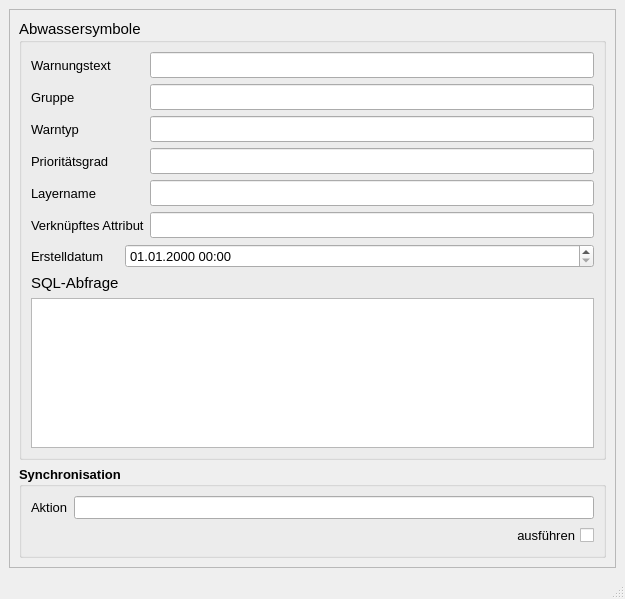
<?xml version="1.0" encoding="UTF-8"?>
<ui version="4.0">
 <class>MainWindow</class>
 <widget class="QMainWindow" name="MainWindow">
  <property name="geometry">
   <rect>
    <x>0</x>
    <y>0</y>
    <width>625</width>
    <height>599</height>
   </rect>
  </property>
  <property name="minimumSize">
   <size>
    <width>460</width>
    <height>540</height>
   </size>
  </property>
  <property name="font">
   <font>
    <family>Tahoma</family>
    <pointsize>10</pointsize>
   </font>
  </property>
  <property name="windowTitle">
   <string>Anbindung Direkteinleiter</string>
  </property>
  <property name="layoutDirection">
   <enum>Qt::LeftToRight</enum>
  </property>
  <widget class="QWidget" name="centralwidget">
   <layout class="QGridLayout" name="gridLayout">
    <item row="0" column="0">
     <widget class="QScrollArea" name="scrollArea">
      <property name="widgetResizable">
       <bool>true</bool>
      </property>
      <widget class="QWidget" name="scrollAreaWidgetContents">
       <property name="geometry">
        <rect>
         <x>0</x>
         <y>0</y>
         <width>601</width>
         <height>549</height>
        </rect>
       </property>
       <layout class="QGridLayout" name="gridLayout_2">
        <item row="0" column="0">
         <widget class="QGroupBox" name="groupBox_3">
          <property name="font">
           <font>
            <family>Tahoma</family>
            <pointsize>11</pointsize>
           </font>
          </property>
          <property name="title">
           <string>Abwassersymbole</string>
          </property>
          <layout class="QGridLayout" name="gridLayout_3">
           <item row="0" column="0">
            <widget class="QLabel" name="label_21">
             <property name="font">
              <font>
               <family>Tahoma</family>
               <pointsize>10</pointsize>
              </font>
             </property>
             <property name="text">
              <string>Warnungstext</string>
             </property>
             <property name="alignment">
              <set>Qt::AlignLeading|Qt::AlignLeft|Qt::AlignVCenter</set>
             </property>
            </widget>
           </item>
           <item row="0" column="2">
            <widget class="QLineEdit" name="warntext">
             <property name="font">
              <font>
               <family>Tahoma</family>
               <pointsize>11</pointsize>
              </font>
             </property>
             <property name="toolTip">
              <string>&lt;html&gt;&lt;head/&gt;&lt;body&gt;&lt;p&gt;Bezeichnung der Prüfung&lt;/p&gt;&lt;/body&gt;&lt;/html&gt;</string>
             </property>
             <property name="statusTip">
              <string>Bezeichnung der Prüfung</string>
             </property>
            </widget>
           </item>
           <item row="1" column="0">
            <widget class="QLabel" name="label_4">
             <property name="font">
              <font>
               <family>Tahoma</family>
               <pointsize>10</pointsize>
              </font>
             </property>
             <property name="text">
              <string>Gruppe</string>
             </property>
             <property name="alignment">
              <set>Qt::AlignLeading|Qt::AlignLeft|Qt::AlignVCenter</set>
             </property>
            </widget>
           </item>
           <item row="1" column="2">
            <widget class="QLineEdit" name="gruppe">
             <property name="font">
              <font>
               <family>Tahoma</family>
               <pointsize>11</pointsize>
              </font>
             </property>
             <property name="toolTip">
              <string>&lt;html&gt;&lt;head/&gt;&lt;body&gt;&lt;p&gt;Zuordnung zu einem Prüfungsthema&lt;/p&gt;&lt;/body&gt;&lt;/html&gt;</string>
             </property>
             <property name="statusTip">
              <string>Zuordnung zu einem Prüfungsthema</string>
             </property>
            </widget>
           </item>
           <item row="2" column="0">
            <widget class="QLabel" name="label_72">
             <property name="font">
              <font>
               <family>Tahoma</family>
               <pointsize>10</pointsize>
              </font>
             </property>
             <property name="text">
              <string>Warntyp</string>
             </property>
            </widget>
           </item>
           <item row="2" column="2">
            <widget class="QLineEdit" name="warntyp">
             <property name="font">
              <font>
               <family>Tahoma</family>
               <pointsize>11</pointsize>
              </font>
             </property>
             <property name="toolTip">
              <string>&lt;html&gt;&lt;head/&gt;&lt;body&gt;&lt;p&gt;Klassifizierung&lt;/p&gt;&lt;/body&gt;&lt;/html&gt;</string>
             </property>
             <property name="statusTip">
              <string>Klassifizierung</string>
             </property>
            </widget>
           </item>
           <item row="3" column="0">
            <widget class="QLabel" name="label_75">
             <property name="font">
              <font>
               <family>Tahoma</family>
               <pointsize>10</pointsize>
              </font>
             </property>
             <property name="text">
              <string>Prioritätsgrad</string>
             </property>
            </widget>
           </item>
           <item row="3" column="2">
            <widget class="QLineEdit" name="warnlevel">
             <property name="font">
              <font>
               <family>Tahoma</family>
               <pointsize>11</pointsize>
              </font>
             </property>
             <property name="toolTip">
              <string>&lt;html&gt;&lt;head/&gt;&lt;body&gt;&lt;p&gt;Prioritätsgrad (1: gering - 9: sehr wichtig)&lt;/p&gt;&lt;/body&gt;&lt;/html&gt;</string>
             </property>
             <property name="statusTip">
              <string>Prioritätsgrad (1: gering - 9: sehr wichtig)</string>
             </property>
            </widget>
           </item>
           <item row="4" column="0">
            <widget class="QLabel" name="label_73">
             <property name="font">
              <font>
               <family>Tahoma</family>
               <pointsize>10</pointsize>
              </font>
             </property>
             <property name="text">
              <string>Layername</string>
             </property>
            </widget>
           </item>
           <item row="4" column="2">
            <widget class="QLineEdit" name="layername">
             <property name="font">
              <font>
               <family>Tahoma</family>
               <pointsize>11</pointsize>
              </font>
             </property>
             <property name="toolTip">
              <string>&lt;html&gt;&lt;head/&gt;&lt;body&gt;&lt;p&gt;Name des untersuchten Layers&lt;/p&gt;&lt;/body&gt;&lt;/html&gt;</string>
             </property>
             <property name="statusTip">
              <string>Name des untersuchten Layers</string>
             </property>
            </widget>
           </item>
           <item row="5" column="0" colspan="2">
            <widget class="QLabel" name="label_74">
             <property name="font">
              <font>
               <family>Tahoma</family>
               <pointsize>10</pointsize>
              </font>
             </property>
             <property name="text">
              <string>Verknüpftes Attribut</string>
             </property>
            </widget>
           </item>
           <item row="5" column="2">
            <widget class="QLineEdit" name="attrname">
             <property name="font">
              <font>
               <family>Tahoma</family>
               <pointsize>11</pointsize>
              </font>
             </property>
             <property name="toolTip">
              <string>&lt;html&gt;&lt;head/&gt;&lt;body&gt;&lt;p&gt;Attribut zur Identifikation des Datensatzes (empfohlen: pk)&lt;/p&gt;&lt;/body&gt;&lt;/html&gt;</string>
             </property>
             <property name="statusTip">
              <string>Attribut zur Identifikation des Datensatzes (empfohlen: pk)</string>
             </property>
            </widget>
           </item>
           <item row="6" column="0">
            <widget class="QLabel" name="label_71">
             <property name="font">
              <font>
               <family>Tahoma</family>
               <pointsize>10</pointsize>
              </font>
             </property>
             <property name="text">
              <string>Erstelldatum</string>
             </property>
            </widget>
           </item>
           <item row="6" column="1" colspan="2">
            <widget class="QgsDateTimeEdit" name="createdat">
             <property name="font">
              <font>
               <family>Tahoma</family>
               <pointsize>10</pointsize>
              </font>
             </property>
             <property name="currentSection">
              <enum>QDateTimeEdit::DaySection</enum>
             </property>
             <property name="displayFormat">
              <string>dd.MM.yyyy HH:mm</string>
             </property>
            </widget>
           </item>
           <item row="7" column="0">
            <widget class="QLabel" name="label_15">
             <property name="text">
              <string>SQL-Abfrage</string>
             </property>
            </widget>
           </item>
           <item row="8" column="0" colspan="3">
            <widget class="QPlainTextEdit" name="sql">
             <property name="toolTip">
              <string>&lt;html&gt;&lt;head/&gt;&lt;body&gt;&lt;p&gt;SQL-Abfrage zur Auswahl der fehlerhaften Datensätze&lt;/p&gt;&lt;/body&gt;&lt;/html&gt;</string>
             </property>
             <property name="statusTip">
              <string>SQL-Abfrage zur Auswahl der fehlerhaften Datensätze</string>
             </property>
            </widget>
           </item>
          </layout>
         </widget>
        </item>
        <item row="1" column="0">
         <widget class="QGroupBox" name="groupBox_sync">
          <property name="font">
           <font>
            <family>Tahoma</family>
            <pointsize>10</pointsize>
            <weight>75</weight>
            <bold>true</bold>
           </font>
          </property>
          <property name="title">
           <string>Synchronisation</string>
          </property>
          <layout class="QGridLayout" name="gridLayout_4">
           <item row="0" column="0">
            <widget class="QLabel" name="label_19">
             <property name="font">
              <font>
               <family>Tahoma</family>
               <pointsize>10</pointsize>
               <weight>50</weight>
               <bold>false</bold>
              </font>
             </property>
             <property name="text">
              <string>Aktion</string>
             </property>
            </widget>
           </item>
           <item row="0" column="1">
            <widget class="QLineEdit" name="aktion">
             <property name="toolTip">
              <string>&lt;html&gt;&lt;head/&gt;&lt;body&gt;&lt;p&gt;Maßnahme zur Synchronisation&lt;/p&gt;&lt;/body&gt;&lt;/html&gt;</string>
             </property>
             <property name="statusTip">
              <string>Maßnahme zur Synchronisation</string>
             </property>
            </widget>
           </item>
           <item row="1" column="0" colspan="2">
            <widget class="QCheckBox" name="status">
             <property name="font">
              <font>
               <family>Tahoma</family>
               <pointsize>10</pointsize>
               <weight>50</weight>
               <bold>false</bold>
              </font>
             </property>
             <property name="toolTip">
              <string>Synchronisation aktivieren</string>
             </property>
             <property name="statusTip">
              <string>Synchronisation aktivieren</string>
             </property>
             <property name="layoutDirection">
              <enum>Qt::RightToLeft</enum>
             </property>
             <property name="text">
              <string>ausführen</string>
             </property>
            </widget>
           </item>
          </layout>
         </widget>
        </item>
       </layout>
      </widget>
     </widget>
    </item>
   </layout>
  </widget>
  <widget class="QStatusBar" name="statusbar"/>
 </widget>
 <customwidgets>
  <customwidget>
   <class>QgsDateTimeEdit</class>
   <extends>QDateTimeEdit</extends>
   <header>qgsdatetimeedit.h</header>
  </customwidget>
 </customwidgets>
 <resources/>
 <connections/>
</ui>
